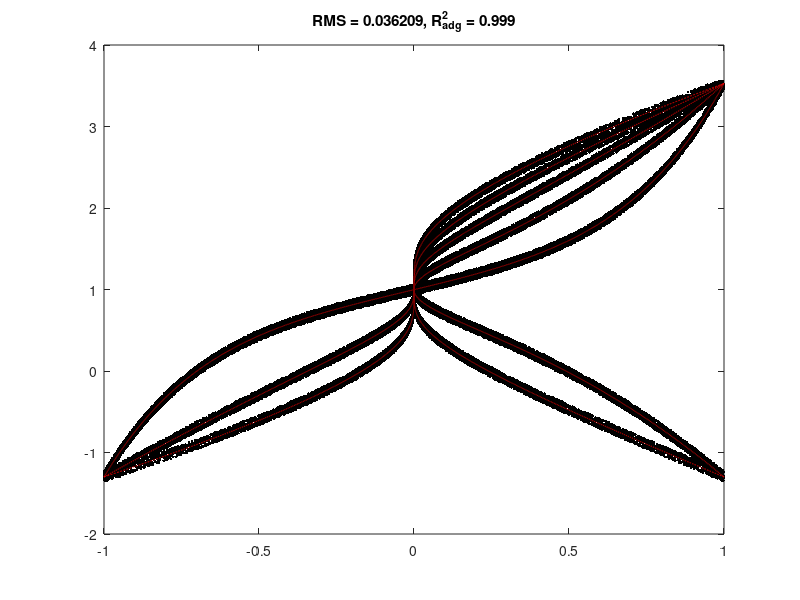

This figure's MATLAB source:
clear
clc

% rng(1)
% x_data = linspace(-1,1,15)';
% x_data = [x_data, x_data.^2, x_data.^3];
dim = 5;
data_length = 15000;
m0 = rand(1,dim);
x_data = 2*rand(data_length,1) - 1;

% x_data = zeros(data_length,dim);
xx = zeros(data_length,dim);
% x_data(:,1) = 2*rand(data_length,1) - 1;
xx(:,1) = linspace(-1,1,data_length)';
for k = 2:dim
    x_data(:,k) = x_data(:,1).^k;
    xx(:,k) = xx(:,1).^k;
end
y_data = x_data * m0' + 1 + 0.062500*(2*rand(size(x_data,1),1)-1);

[obs,deg] = size(x_data);

tol = 1e-10;
done = false;
m = zeros(1,deg);
b = 0;
step = 1e-2;
b_old = b;
m_old = m;

while ~done
    
    for k = 1:obs
        
        guess = x_data(k,:)*m' + b;
        error = y_data(k,:) - guess;
        b = b + step*error;
        m = m + step*(error * x_data(k,:));

    end
    
    res1 = abs(b - b_old)/b;
    res2 = abs(m - m_old)/norm(m);
    b_old = b;
    m_old = m;
    res = max([res1;res2(:)]);
    
    if res <= tol
        break
    end

end

y_hat = x_data*m' + b;
SS_tot = sum((y_data - mean(y_data)).^2);
SS_res = sum((y_data - y_hat).^2);

r_squared = 1 - SS_res/SS_tot;
adj_r_squared = 1 - ((1-r_squared)*(obs-1))/(obs-deg-1);
s = 1000;

yy = xx*m'+b;
plot(x_data,y_data,'k.',xx,(yy),'r--')
title(['RMS = ',num2str(rms(y_data-(y_hat))),...
       ', R^2_a_d_g = ',num2str(round(s*adj_r_squared)/s)])